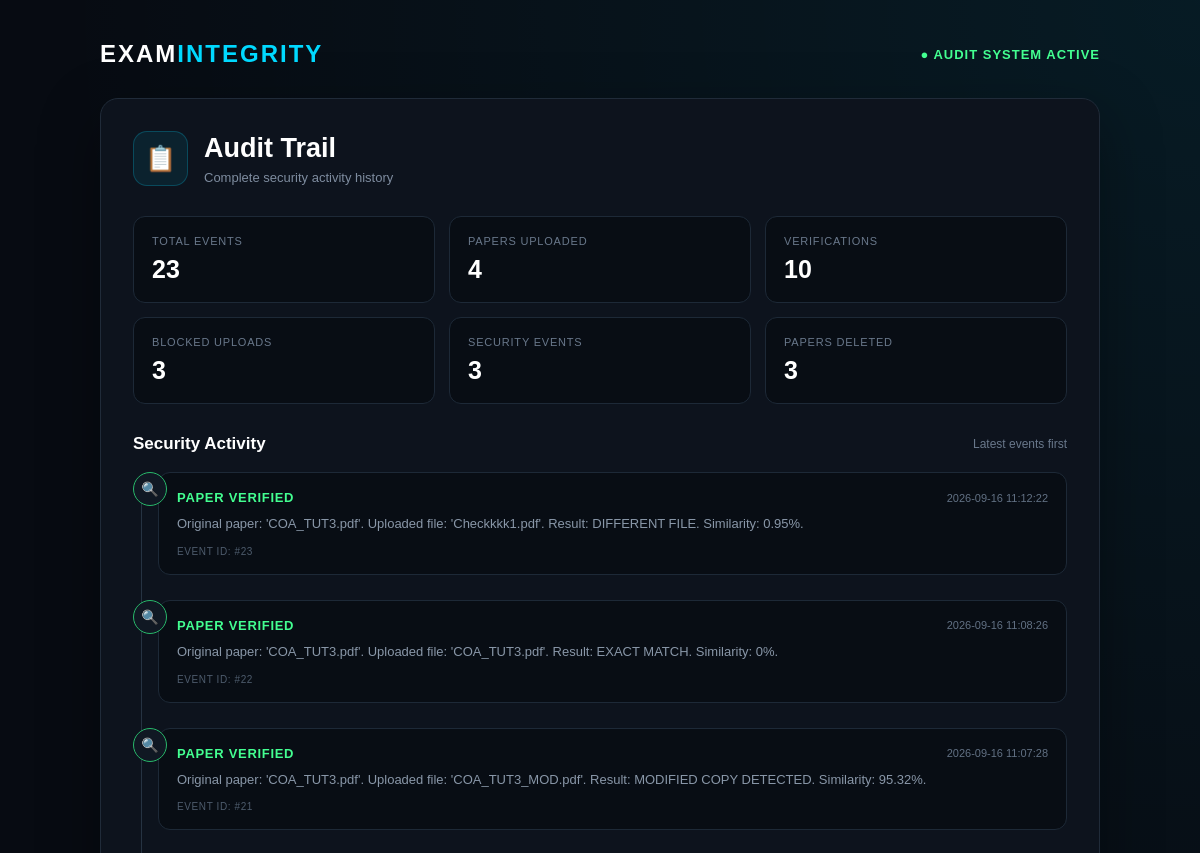
Page /audit-trail (upper part) on the earlier database version.
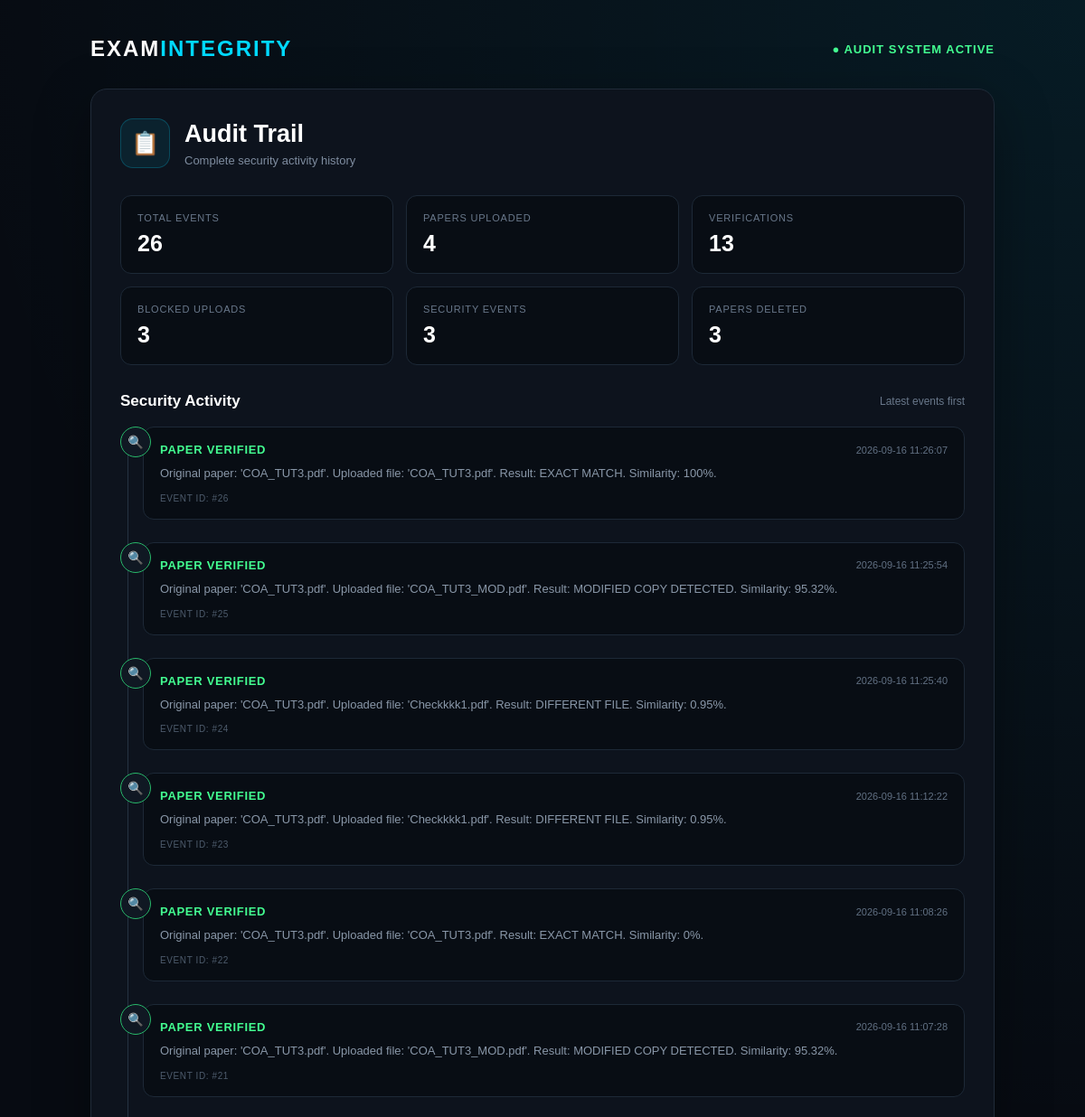
Same page on the later database version.
### tables this page shows
CREATE TABLE audit_logs (
            id INTEGER PRIMARY KEY AUTOINCREMENT,
            action TEXT NOT NULL,
            details TEXT NOT NULL,
            created_at TEXT NOT NULL
        );

### app.py (the view)
@app.route("/audit-trail")
def audit_trail():
    conn = get_db_connection()
    audit_logs = conn.execute(
        """
        SELECT *
        FROM audit_logs
        ORDER BY id DESC
        """
    ).fetchall()
    conn.close()
    return render_template(
        "audit_trail.html",
        audit_logs=audit_logs
    )

### app.py (called while the page is built)
def get_db_connection():
    conn = sqlite3.connect(DATABASE_FILE)
    conn.row_factory = sqlite3.Row
    return conn

### templates/audit_trail.html (shortened to what this page needs)
<!DOCTYPE html>
<html lang="en">
<head>
</head>
<body>
    <div class="page">
        <div class="container">
            <div class="top-header">
                <div class="brand">
                    EXAM<span>INTEGRITY</span>
                </div>
                <div class="status">
                    ● AUDIT SYSTEM ACTIVE
                </div>
            </div>
            <div class="main-card">
                <div class="title-section">
                    <div class="title-left">
                        <div class="audit-icon">
                            📋
                        </div>
                        <div class="title-text">
                            <h1>Audit Trail</h1>
                            <p>
                                Complete security activity history
                            </p>
                        </div>
                    </div>
                </div>
                <div class="summary-grid">
                    <div class="summary-card">
                        <div class="summary-label">
                            Total Events
                        </div>
                        <div class="summary-number">
                            {{ audit_logs|length }}
                        </div>
                    </div>
                    <div class="summary-card">
                        <div class="summary-label">
                            Papers Uploaded
                        </div>
                        <div class="summary-number">
                            {{ audit_logs
                               |selectattr("action", "equalto", "PAPER UPLOADED")
                               |list
                               |length }}
                        </div>
                    </div>
                    <div class="summary-card">
                        <div class="summary-label">
                            Verifications
                        </div>
                        <div class="summary-number">
                            {{ audit_logs
                               |selectattr("action", "equalto", "PAPER VERIFIED")
                               |list
                               |length }}
                        </div>
                    </div>
                    <div class="summary-card">
                        <div class="summary-label">
                            Blocked Uploads
                        </div>
                        <div class="summary-number">
                            {{ audit_logs
                               |selectattr("action", "equalto", "DUPLICATE UPLOAD BLOCKED")
                               |list
                               |length }}
                        </div>
                    </div>
                    <div class="summary-card">
                        <div class="summary-label">
                            Security Events
                        </div>
                        <div class="summary-number">
                            {{ audit_logs
                               |selectattr("action", "equalto", "SECURITY EVENT")
                               |list
                               |length }}
                        </div>
                    </div>
                    <div class="summary-card">
                        <div class="summary-label">
                            Papers Deleted
                        </div>
                        <div class="summary-number">
                            {{ audit_logs
                               |selectattr("action", "equalto", "PAPER DELETED")
                               |list
                               |length }}
                        </div>
                    </div>
                </div>
                <div class="activity-header">
                    <h2>Security Activity</h2>
                    <span>
                        Latest events first
                    </span>
                </div>
                {% if audit_logs %}
                <div class="timeline">
                    {% for log in audit_logs %}
                    {% if log["action"] == "PAPER UPLOADED" %}
                        <div class="audit-entry event-upload">
                            <div class="event-icon">📄</div>
                    {% elif log["action"] == "PAPER VERIFIED" %}
                        <div class="audit-entry event-verified">
                            <div class="event-icon">🔍</div>
                    {% elif log["action"] == "PAPER DELETED" %}
                        <div class="audit-entry event-deleted">
                            <div class="event-icon">🗑️</div>
                    {% elif log["action"] == "DUPLICATE UPLOAD BLOCKED" %}
                        <div class="audit-entry event-duplicate">
                            <div class="event-icon">🚫</div>
                    {% elif log["action"] == "SECURITY EVENT" %}
                        <div class="audit-entry event-security">
                            <div class="event-icon">🛡️</div>
                    {% else %}
                        <div class="audit-entry event-error">
                            <div class="event-icon">⚠️</div>
                    {% endif %}
                            <div class="event-card">
                                <div class="event-top">
                                    <div class="event-name">
                                        {{ log["action"] }}
                                    </div>
                                    <div class="event-time">
                                        {{ log["created_at"] }}
                                    </div>
                                </div>
                                <div class="event-details">
                                    {{ log["details"] }}
                                </div>
                                <div class="event-id">
                                    EVENT ID: #{{ log["id"] }}
                                </div>
                            </div>
                        </div>
                    {% endfor %}
                </div>
                {% endif %}
            </div>
        </div>
    </div>
</body>
</html>

### templates/audit_trail.html (style rules this page uses)
* { box-sizing: border-box; margin: 0; padding: 0; }
body { font-family: Arial, sans-serif; background: radial-gradient( circle at top right, rgba(0, 217, 255, 0.08), transparent 30% ), #070b12; color: #ffffff; min-height: 100vh; }
.page { width: 100%; min-height: 100vh; padding: 40px 20px; display: flex; justify-content: center; }
.container { width: 100%; max-width: 1000px; }
.top-header { display: flex; justify-content: space-between; align-items: center; margin-bottom: 30px; gap: 15px; flex-wrap: wrap; }
.brand { font-size: 24px; font-weight: bold; letter-spacing: 2px; }
.brand span { color: #00d9ff; }
.status { color: #43ff91; font-size: 13px; font-weight: bold; letter-spacing: 1px; }
.main-card { background: #0d131d; border: 1px solid #202b39; border-radius: 18px; padding: 32px; box-shadow: 0 20px 60px rgba(0, 0, 0, 0.35); }
.title-section { display: flex; justify-content: space-between; align-items: center; margin-bottom: 30px; }
.title-left { display: flex; align-items: center; gap: 16px; }
.audit-icon { width: 55px; height: 55px; display: flex; align-items: center; justify-content: center; border-radius: 14px; background: rgba(0, 217, 255, 0.08); border: 1px solid rgba(0, 217, 255, 0.22); font-size: 25px; }
.title-text h1 { font-size: 27px; margin-bottom: 6px; }
.title-text p { color: #7e8c9f; font-size: 13px; }
.summary-grid { display: grid; grid-template-columns: repeat(3, 1fr); gap: 14px; margin-bottom: 30px; }
.summary-card { background: #080d14; border: 1px solid #1d2937; border-radius: 12px; padding: 18px; }
.summary-label { color: #69788b; font-size: 11px; text-transform: uppercase; letter-spacing: 0.8px; margin-bottom: 8px; }
.summary-number { font-size: 25px; font-weight: bold; color: #ffffff; }
.activity-header { display: flex; justify-content: space-between; align-items: center; margin-bottom: 18px; gap: 15px; }
.activity-header h2 { font-size: 17px; }
.activity-header span { color: #69788b; font-size: 12px; }
.timeline { position: relative; padding-left: 25px; }
.timeline::before { content: ""; position: absolute; left: 8px; top: 5px; bottom: 5px; width: 1px; background: #263342; }
.audit-entry { position: relative; display: flex; gap: 16px; padding-bottom: 25px; }
.event-icon { position: absolute; left: -25px; top: 0; width: 34px; height: 34px; display: flex; align-items: center; justify-content: center; border-radius: 50%; background: #101823; border: 1px solid #334354; font-size: 14px; z-index: 2; }
.event-verified .event-icon { border-color: #28b86a; color: #43ff91; }
.event-card { width: 100%; background: #080d14; border: 1px solid #1d2937; border-radius: 12px; padding: 17px 18px; transition: 0.2s; }
.event-top { display: flex; justify-content: space-between; align-items: center; gap: 15px; margin-bottom: 9px; }
.event-name { font-size: 13px; font-weight: bold; letter-spacing: 0.7px; }
.event-verified .event-name { color: #43ff91; }
.event-time { color: #627184; font-size: 11px; white-space: nowrap; }
.event-details { color: #8997a8; font-size: 13px; line-height: 1.6; word-break: break-word; }
.event-id { margin-top: 11px; color: #4e5c6d; font-size: 10px; letter-spacing: 0.6px; }

Differences in the rows shown:
added audit_logs: action "PAPER VERIFIED", created_at "2026-09-16 11:26:07", details "Original paper: 'COA_TUT3.pdf'. Uploaded file: 'COA_TUT3.pdf'. Result: EXACT MATCH. Similarity: 100%.", id "26"
added audit_logs: action "PAPER VERIFIED", created_at "2026-09-16 11:25:54", details "Original paper: 'COA_TUT3.pdf'. Uploaded file: 'COA_TUT3_MOD.pdf'. Result: MODIFIED COPY DETECTED. Similarity: 95.32%.", id "25"
added audit_logs: action "PAPER VERIFIED", created_at "2026-09-16 11:25:40", details "Original paper: 'COA_TUT3.pdf'. Uploaded file: 'Checkkkk1.pdf'. Result: DIFFERENT FILE. Similarity: 0.95%.", id "24"
Other differences:
{{ audit_logs|length }}: "23" → "26"
text no longer shown: "10"
text now shown: "13"
